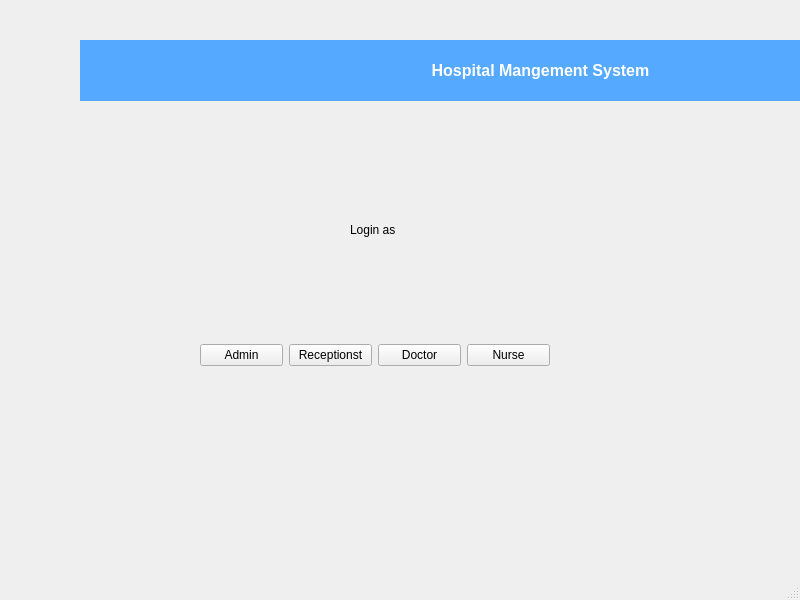
<?xml version="1.0" encoding="UTF-8"?>
<ui version="4.0">
 <class>Welcome</class>
 <widget class="QMainWindow" name="Welcome">
  <property name="geometry">
   <rect>
    <x>0</x>
    <y>0</y>
    <width>800</width>
    <height>600</height>
   </rect>
  </property>
  <property name="windowTitle">
   <string>MainWindow</string>
  </property>
  <widget class="QWidget" name="centralwidget">
   <widget class="QLabel" name="loginLabel">
    <property name="geometry">
     <rect>
      <x>350</x>
      <y>220</y>
      <width>63</width>
      <height>20</height>
     </rect>
    </property>
    <property name="text">
     <string>Login as</string>
    </property>
   </widget>
   <widget class="QLabel" name="label_104">
    <property name="geometry">
     <rect>
      <x>80</x>
      <y>40</y>
      <width>921</width>
      <height>61</height>
     </rect>
    </property>
    <property name="font">
     <font>
      <pointsize>12</pointsize>
      <bold>true</bold>
     </font>
    </property>
    <property name="autoFillBackground">
     <bool>false</bool>
    </property>
    <property name="styleSheet">
     <string notr="true">background-color: rgb(85, 170, 255);
color: rgb(255, 255, 255);</string>
    </property>
    <property name="text">
     <string>Hospital Mangement System</string>
    </property>
    <property name="alignment">
     <set>Qt::AlignCenter</set>
    </property>
    <property name="wordWrap">
     <bool>false</bool>
    </property>
    <property name="margin">
     <number>0</number>
    </property>
    <property name="indent">
     <number>-1</number>
    </property>
   </widget>
   <widget class="QLabel" name="img_4">
    <property name="geometry">
     <rect>
      <x>0</x>
      <y>35</y>
      <width>121</width>
      <height>71</height>
     </rect>
    </property>
    <property name="text">
     <string/>
    </property>
    <property name="pixmap">
     <pixmap resource="resource.qrc">:/images/add.png</pixmap>
    </property>
    <property name="scaledContents">
     <bool>true</bool>
    </property>
   </widget>
   <widget class="QWidget" name="">
    <property name="geometry">
     <rect>
      <x>200</x>
      <y>340</y>
      <width>350</width>
      <height>31</height>
     </rect>
    </property>
    <layout class="QHBoxLayout" name="horizontalLayout">
     <item>
      <widget class="QPushButton" name="adminPushButton">
       <property name="text">
        <string>Admin</string>
       </property>
      </widget>
     </item>
     <item>
      <widget class="QPushButton" name="receptionstPushButton">
       <property name="text">
        <string>Receptionst</string>
       </property>
      </widget>
     </item>
     <item>
      <widget class="QPushButton" name="doctorPushButton">
       <property name="text">
        <string>Doctor</string>
       </property>
      </widget>
     </item>
     <item>
      <widget class="QPushButton" name="doctorPushButton_2">
       <property name="text">
        <string>Nurse</string>
       </property>
      </widget>
     </item>
    </layout>
   </widget>
  </widget>
  <widget class="QMenuBar" name="menubar">
   <property name="geometry">
    <rect>
     <x>0</x>
     <y>0</y>
     <width>800</width>
     <height>25</height>
    </rect>
   </property>
  </widget>
  <widget class="QStatusBar" name="statusbar"/>
 </widget>
 <resources>
  <include location="resource.qrc"/>
 </resources>
 <connections/>
</ui>
